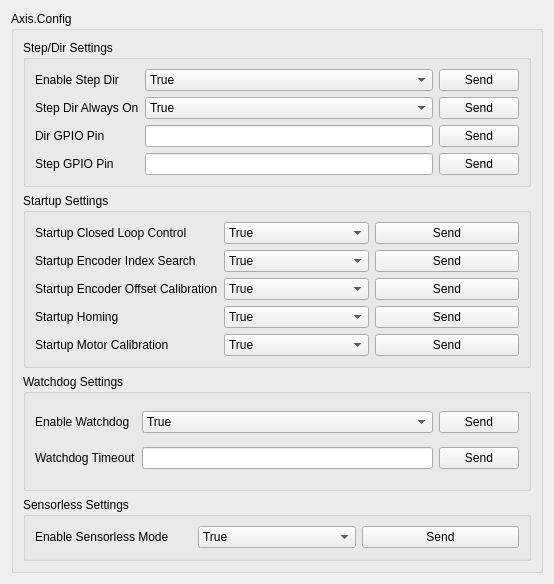
            <widget class="QWidget" name="axisConfigScrollAreaWidget">
             <property name="geometry">
              <rect>
               <x>0</x>
               <y>0</y>
               <width>554</width>
               <height>584</height>
              </rect>
             </property>
             <layout class="QGridLayout" name="gridLayout_25">
              <item row="0" column="0">
               <widget class="QGroupBox" name="axisConfigBox">
                <property name="title">
                 <string>Axis.Config</string>
                </property>
                <layout class="QGridLayout" name="gridLayout_14">
                 <item row="2" column="0">
                  <widget class="QGroupBox" name="watchdogSettingsBox">
                   <property name="maximumSize">
                    <size>
                     <width>16777215</width>
                     <height>128</height>
                    </size>
                   </property>
                   <property name="title">
                    <string>Watchdog Settings</string>
                   </property>
                   <layout class="QGridLayout" name="gridLayout_15">
                    <item row="0" column="1">
                     <widget class="QComboBox" name="enableWatchdogSelector">
                      <item>
                       <property name="text">
                        <string>True</string>
                       </property>
                      </item>
                      <item>
                       <property name="text">
                        <string>False</string>
                       </property>
                      </item>
                     </widget>
                    </item>
                    <item row="0" column="0">
                     <widget class="QLabel" name="enableWatchdog_label">
                      <property name="text">
                       <string>Enable Watchdog</string>
                      </property>
                     </widget>
                    </item>
                    <item row="1" column="0">
                     <widget class="QLabel" name="watchdogTimeout_label">
                      <property name="text">
                       <string>Watchdog Timeout</string>
                      </property>
                     </widget>
                    </item>
                    <item row="1" column="1">
                     <widget class="QLineEdit" name="watchdogTimeoutText"/>
                    </item>
                    <item row="0" column="2">
                     <widget class="QPushButton" name="enableWatchdogSend">
                      <property name="text">
                       <string>Send</string>
                      </property>
                     </widget>
                    </item>
                    <item row="1" column="2">
                     <widget class="QPushButton" name="watchdogTimeoutSend">
                      <property name="text">
                       <string>Send</string>
                      </property>
                     </widget>
                    </item>
                   </layout>
                  </widget>
                 </item>
                 <item row="1" column="0">
                  <widget class="QGroupBox" name="startupSettingsBox">
                   <property name="title">
                    <string>Startup Settings</string>
                   </property>
                   <layout class="QGridLayout" name="gridLayout_13">
                    <item row="1" column="0">
                     <widget class="QLabel" name="startupEncoderIndexSearch_label">
                      <property name="text">
                       <string>Startup Encoder Index Search</string>
                      </property>
                     </widget>
                    </item>
                    <item row="0" column="0">
                     <widget class="QLabel" name="startupClosedLoopControl_label">
                      <property name="text">
                       <string>Startup Closed Loop Control</string>
                      </property>
                     </widget>
                    </item>
                    <item row="2" column="0">
                     <widget class="QLabel" name="startupEncoderOffsetCalibration_label">
                      <property name="text">
                       <string>Startup Encoder Offset Calibration</string>
                      </property>
                     </widget>
                    </item>
                    <item row="4" column="0">
                     <widget class="QLabel" name="startupMotorCalibration_label">
                      <property name="text">
                       <string>Startup Motor Calibration</string>
                      </property>
                     </widget>
                    </item>
                    <item row="0" column="1">
                     <widget class="QComboBox" name="startupClosedLoopControlSelector">
                      <item>
                       <property name="text">
                        <string>True</string>
                       </property>
                      </item>
                      <item>
                       <property name="text">
                        <string>False</string>
                       </property>
                      </item>
                     </widget>
                    </item>
                    <item row="3" column="0">
                     <widget class="QLabel" name="startupHoming_label">
                      <property name="text">
                       <string>Startup Homing</string>
                      </property>
                     </widget>
                    </item>
                    <item row="4" column="1">
                     <widget class="QComboBox" name="startupMotorCalibrationSelector">
                      <item>
                       <property name="text">
                        <string>True</string>
                       </property>
                      </item>
                      <item>
                       <property name="text">
                        <string>False</string>
                       </property>
                      </item>
                     </widget>
                    </item>
                    <item row="2" column="1">
                     <widget class="QComboBox" name="startupEncoderOffsetCalibrationSelector">
                      <item>
                       <property name="text">
                        <string>True</string>
                       </property>
                      </item>
                      <item>
                       <property name="text">
                        <string>False</string>
                       </property>
                      </item>
                     </widget>
                    </item>
                    <item row="3" column="1">
                     <widget class="QComboBox" name="startupHomingSelector">
                      <item>
                       <property name="text">
                        <string>True</string>
                       </property>
                      </item>
                      <item>
                       <property name="text">
                        <string>False</string>
                       </property>
                      </item>
                     </widget>
                    </item>
                    <item row="1" column="1">
                     <widget class="QComboBox" name="startupEncoderIndexSearchSelector">
                      <item>
                       <property name="text">
                        <string>True</string>
                       </property>
                      </item>
                      <item>
                       <property name="text">
                        <string>False</string>
                       </property>
                      </item>
                     </widget>
                    </item>
                    <item row="0" column="2">
                     <widget class="QPushButton" name="startupClosedLoopControlSend">
                      <property name="text">
                       <string>Send</string>
                      </property>
                     </widget>
                    </item>
                    <item row="1" column="2">
                     <widget class="QPushButton" name="startupEncoderIndexSearchSend">
                      <property name="text">
                       <string>Send</string>
                      </property>
                     </widget>
                    </item>
                    <item row="2" column="2">
                     <widget class="QPushButton" name="startupEncoderOffsetCalibrationSend">
                      <property name="text">
                       <string>Send</string>
                      </property>
                     </widget>
                    </item>
                    <item row="3" column="2">
                     <widget class="QPushButton" name="startupHomingSend">
                      <property name="text">
                       <string>Send</string>
                      </property>
                     </widget>
                    </item>
                    <item row="4" column="2">
                     <widget class="QPushButton" name="startupMotorCalibrationSend">
                      <property name="text">
                       <string>Send</string>
                      </property>
                     </widget>
                    </item>
                   </layout>
                  </widget>
                 </item>
                 <item row="0" column="0">
                  <widget class="QGroupBox" name="stepDirSettingsBox">
                   <property name="title">
                    <string>Step/Dir Settings</string>
                   </property>
                   <layout class="QGridLayout" name="gridLayout_11">
                    <item row="2" column="0">
                     <widget class="QLabel" name="dirGPIOPin_label">
                      <property name="text">
                       <string>Dir GPIO Pin</string>
                      </property>
                     </widget>
                    </item>
                    <item row="3" column="0">
                     <widget class="QLabel" name="stepGPIOPin_label">
                      <property name="text">
                       <string>Step GPIO Pin</string>
                      </property>
                     </widget>
                    </item>
                    <item row="2" column="1">
                     <widget class="QLineEdit" name="dirGPIOPinText"/>
                    </item>
                    <item row="3" column="1">
                     <widget class="QLineEdit" name="stepGPIOPinText"/>
                    </item>
                    <item row="0" column="1">
                     <widget class="QComboBox" name="enableStepDirSelector">
                      <item>
                       <property name="text">
                        <string>True</string>
                       </property>
                      </item>
                      <item>
                       <property name="text">
                        <string>False</string>
                       </property>
                      </item>
                     </widget>
                    </item>
                    <item row="1" column="0">
                     <widget class="QLabel" name="stepDirAlwaysOn_label">
                      <property name="text">
                       <string>Step Dir Always On</string>
                      </property>
                     </widget>
                    </item>
                    <item row="1" column="1">
                     <widget class="QComboBox" name="stepDirAlwaysOnSelector">
                      <item>
                       <property name="text">
                        <string>True</string>
                       </property>
                      </item>
                      <item>
                       <property name="text">
                        <string>False</string>
                       </property>
                      </item>
                     </widget>
                    </item>
                    <item row="0" column="0">
                     <widget class="QLabel" name="enableStepDir_label">
                      <property name="text">
                       <string>Enable Step Dir</string>
                      </property>
                     </widget>
                    </item>
                    <item row="0" column="2">
                     <widget class="QPushButton" name="enableStepDirSend">
                      <property name="text">
                       <string>Send</string>
                      </property>
                     </widget>
                    </item>
                    <item row="1" column="2">
                     <widget class="QPushButton" name="stepDirAlwaysOnSend">
                      <property name="text">
                       <string>Send</string>
                      </property>
                     </widget>
                    </item>
                    <item row="2" column="2">
                     <widget class="QPushButton" name="dirGPIOPinSend">
                      <property name="text">
                       <string>Send</string>
                      </property>
                     </widget>
                    </item>
                    <item row="3" column="2">
                     <widget class="QPushButton" name="stepGPIOPinSend">
                      <property name="text">
                       <string>Send</string>
                      </property>
                     </widget>
                    </item>
                   </layout>
                  </widget>
                 </item>
                 <item row="3" column="0">
                  <widget class="QGroupBox" name="sensorlessSettingsBox">
                   <property name="maximumSize">
                    <size>
                     <width>16777215</width>
                     <height>64</height>
                    </size>
                   </property>
                   <property name="title">
                    <string>Sensorless Settings</string>
                   </property>
                   <layout class="QGridLayout" name="gridLayout_7">
                    <item row="0" column="1">
                     <widget class="QComboBox" name="enableSensorlessModeSelector">
                      <item>
                       <property name="text">
                        <string>True</string>
                       </property>
                      </item>
                      <item>
                       <property name="text">
                        <string>False</string>
                       </property>
                      </item>
                     </widget>
                    </item>
                    <item row="0" column="0">
                     <widget class="QLabel" name="enableSensorlessMode_label">
                      <property name="text">
                       <string>Enable Sensorless Mode</string>
                      </property>
                     </widget>
                    </item>
                    <item row="0" column="2">
                     <widget class="QPushButton" name="enableSensorlessModeSend">
                      <property name="text">
                       <string>Send</string>
                      </property>
                     </widget>
                    </item>
                   </layout>
                  </widget>
                 </item>
                </layout>
               </widget>
              </item>
             </layout>
            </widget>
